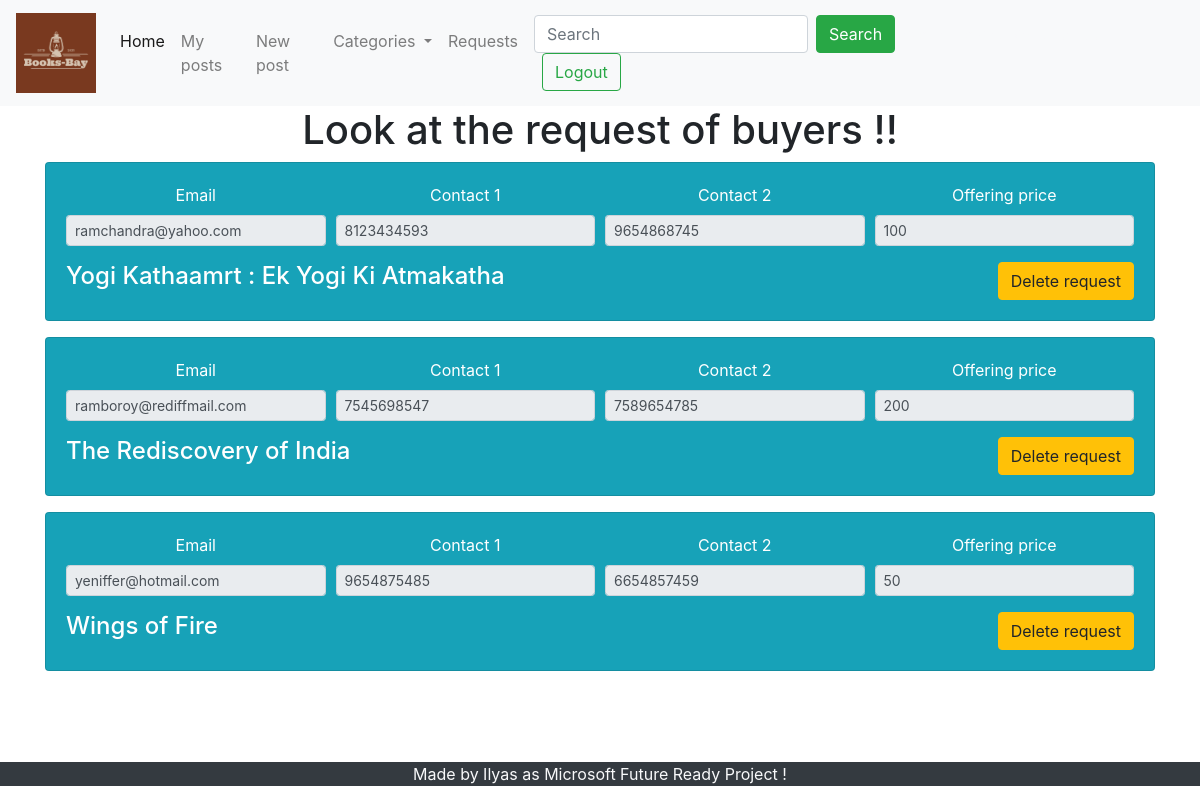
/request.php (signed in), run on the app's committed database.
### tables this page shows
CREATE TABLE `postbook` (
  `p_id` int(11) NOT NULL,
  `b_name` varchar(50) NOT NULL,
  `b_isbn` varchar(30) NOT NULL,
  `b_auth` varchar(50) NOT NULL,
  `og_pr` int(11) NOT NULL,
  `ex_pr` int(11) DEFAULT NULL,
  `descript` varchar(200) NOT NULL,
  `pic1` varchar(50) NOT NULL,
  `pic2` varchar(50) NOT NULL,
  `pic3` varchar(50) NOT NULL,
  `genr1` varchar(40) NOT NULL,
  `genr2` varchar(40) NOT NULL,
  `genr3` varchar(40) NOT NULL,
  `genr4` varchar(40) NOT NULL,
  `used` varchar(1) NOT NULL,
  `dt_creation` datetime NOT NULL DEFAULT CURRENT_TIMESTAMP,
  `display` varchar(1) NOT NULL,
  `usenam` int(11) NOT NULL
);

CREATE TABLE `requests` (
  `re_id` int(11) NOT NULL,
  `email` varchar(50) NOT NULL,
  `contact1` varchar(12) NOT NULL,
  `contact2` varchar(12) NOT NULL,
  `price` int(11) NOT NULL,
  `pos_id` int(11) NOT NULL,
  `owner_id` int(11) NOT NULL
);

### request.php (the view, shortened to what this page needs)
<!doctype html>
<html lang="en">
<head>
    <link rel="stylesheet" href="https://stackpath.bootstrapcdn.com/bootstrap/4.5.2/css/bootstrap.min.css"
>
</head>
<body>
<?php include'partials/header.php';?>
    <center><h1>Look at the request of buyers !!</h1><center>
    <div class="container" style="min-height:600px">
        <?php $i=0;
        include 'partials/dbconnect.php';
        $e_id = $_SESSION['uid'];
        $sql=" SELECT * FROM `requests` WHERE owner_id=$e_id";
        $result = mysqli_query($conn,$sql);
        while($row=mysqli_fetch_assoc($result))
        {
        $contact1 = $row['contact1'];
        $contact2=$row['contact2'];
        $email=$row['email'];
        $price=$row['price'];
        $posid=$row['pos_id'];
        $sql1="SELECT `b_name` FROM `postbook` WHERE usenam=$e_id And p_id=$posid ";
        $result1 = mysqli_query($conn,$sql1);
        while($row1=mysqli_fetch_assoc($result1))
        {
            $buknm=$row1['b_name'];
            $req_id=$row['re_id'];
        echo '<div class="card text-white bg-info mb-3">
            <div class="card-body">
                <div>
                    <div class="form-row">
                        <div class="form-group col-sm">
                            <label for="inputEmail4">Email</label>
                            <input type="text" class="form-control form-control-sm" id="input001" value="'.$email.'" disabled>
                        </div>
                        <div class="form-group col-sm">
                            <label for="inputPassword4">Contact 1</label>
                            <input type="text" class="form-control form-control-sm" id="input002" value="'.$contact1.'" disabled>
                        </div>
                        <div class="form-group col-sm">
                            <label for="inputEmail4">Contact 2</label>
                            <input type="text" class="form-control form-control-sm" id="input003" value="'.$contact2.'" disabled>
                        </div>
                        <div class="form-group col-sm">
                            <label for="inputPassword4">Offering price </label>
                            <input type="text" class="form-control form-control-sm" id="input004" value="'.$price.'" disabled>
                        </div>
                    </div>
                </div>
                <h4 style="float: left;">'.$buknm.' </h4>
                <a href="partials/delreq.php?re_id='.$req_id.'" class="btn btn-warning" style="float: right;" onclick="return checkdelet()">Delete request</a>
            </div>
        </div>';
    }
}
    ?>
    </div>
    <?php include'partials/footer.php';?>
</body>
</html>

### partials/header.php (shortened to what this page needs)
<?php
    echo'  <nav class="navbar navbar-expand-lg navbar-light bg-light ">
<script src="https://code.jquery.com/jquery-2.2.4.min.js"
crossorigin="anonymous"></script>
<link href="https://stackpath.bootstrapcdn.com/bootstrap/4.4.1/css/bootstrap.min.css" rel="stylesheet" type="text/css"/>
<script src="https://stackpath.bootstrapcdn.com/bootstrap/4.4.1/js/bootstrap.bundle.min.js" type="text/javascript"></script>
<style type="text/css">
/* ============ desktop view ============ */
@media all and (min-width: 992px) {
	.navbar .nav-item .dropdown-menu{ display: none; }
	.navbar .nav-item:hover .nav-link{ color: #fff;  }
	.navbar .nav-item:hover .dropdown-menu{ display: block; }
	.navbar .nav-item .dropdown-menu{ margin-top:0; }
}
/* ============ desktop view .end// ============ */
</style>
    <a class="navbar-brand" href="index.php">
    <img src="img/books-bay-logo.png" width="80" height="80" class="d-inline-block align-top" alt="" loading="lazy">
  </a>
    <button class="navbar-toggler" type="button" data-toggle="collapse" data-target="#navbarSupportedContent" aria-controls="navbarSupportedContent" aria-expanded="false" aria-label="Toggle navigation">
      <span class="navbar-toggler-icon"></span>
    </button>
    <div class="collapse navbar-collapse" id="navbarSupportedContent">
      <ul class="navbar-nav mr-auto">
        <li class="nav-item active">
          <a class="nav-link" href="index.php">Home <span class="sr-only">(current)</span></a>
        </li>';
        if(isset($_SESSION['loggedin'])&& $_SESSION['loggedin']==true) {
          echo'<li class="nav-item">
          <a class="nav-link" href="mypost.php">My posts</a>
        </li>
        <li class="nav-item">
          <a class="nav-link" href="makepost.php">New post</a>
        </li>';
      } include 'partials/dbconnect.php';
      echo'
      <li class="nav-item dropdown">
      <a class="nav-link  dropdown-toggle" href="#" data-toggle="dropdown">  Categories  </a>
      <ul class="dropdown-menu"> ';
      echo' </ul>
      </li>';
      if(isset($_SESSION['loggedin'])&& $_SESSION['loggedin']==true)
      {
        echo '<li class="nav-item">
          <a class="nav-link " href="request.php">Requests</a>
        </li>';
      }
      echo'</ul>
      <div class="row mx-2">';
      if(isset($_SESSION['loggedin'])&& $_SESSION['loggedin']==true)
      {
       echo' <form class="form-inline my-2 my-lg-0" method="get" action="search.php">
       <input class="form-control mr-sm-2" type="search" placeholder="Search" aria-label="Search" name="search">
       <button class="btn btn-success my-2 my-sm-0" type="submit">Search</button>
       <p class="text-light my-0 mx-2"> Welcome '.$_SESSION['useremail'].'</p>
       <a href="partials/logout_hndl.php" class="btn btn-outline-success ml-2" >Logout</a>
     </form>';
}
 echo'</div>
 </div>
  </nav> ';
  include "signupmod.php";
?>

### partials/signupmod.php (shortened to what this page needs)
<link rel="stylesheet" href="https://maxcdn.bootstrapcdn.com/bootstrap/4.5.2/css/bootstrap.min.css">

### partials/footer.php
<div class="class container-fluid bg-dark text-light">
<p class="class text-center mb-0">Made by Ilyas as Microsoft Future Ready Project !</p>
</div>

### data on the page
requests: email "ramchandra@yahoo.com", contact1 "8123434593", contact2 "9654868745", price "100"
postbook: b_name "Yogi Kathaamrt : Ek Yogi Ki Atmakatha"
requests: email "ramboroy@rediffmail.com", contact1 "7545698547", contact2 "7589654785", price "200"
postbook: b_name "The Rediscovery of India"
requests: email "yeniffer@hotmail.com", contact1 "9654875485", contact2 "6654857459", price "50"
postbook: b_name "Wings of Fire"
